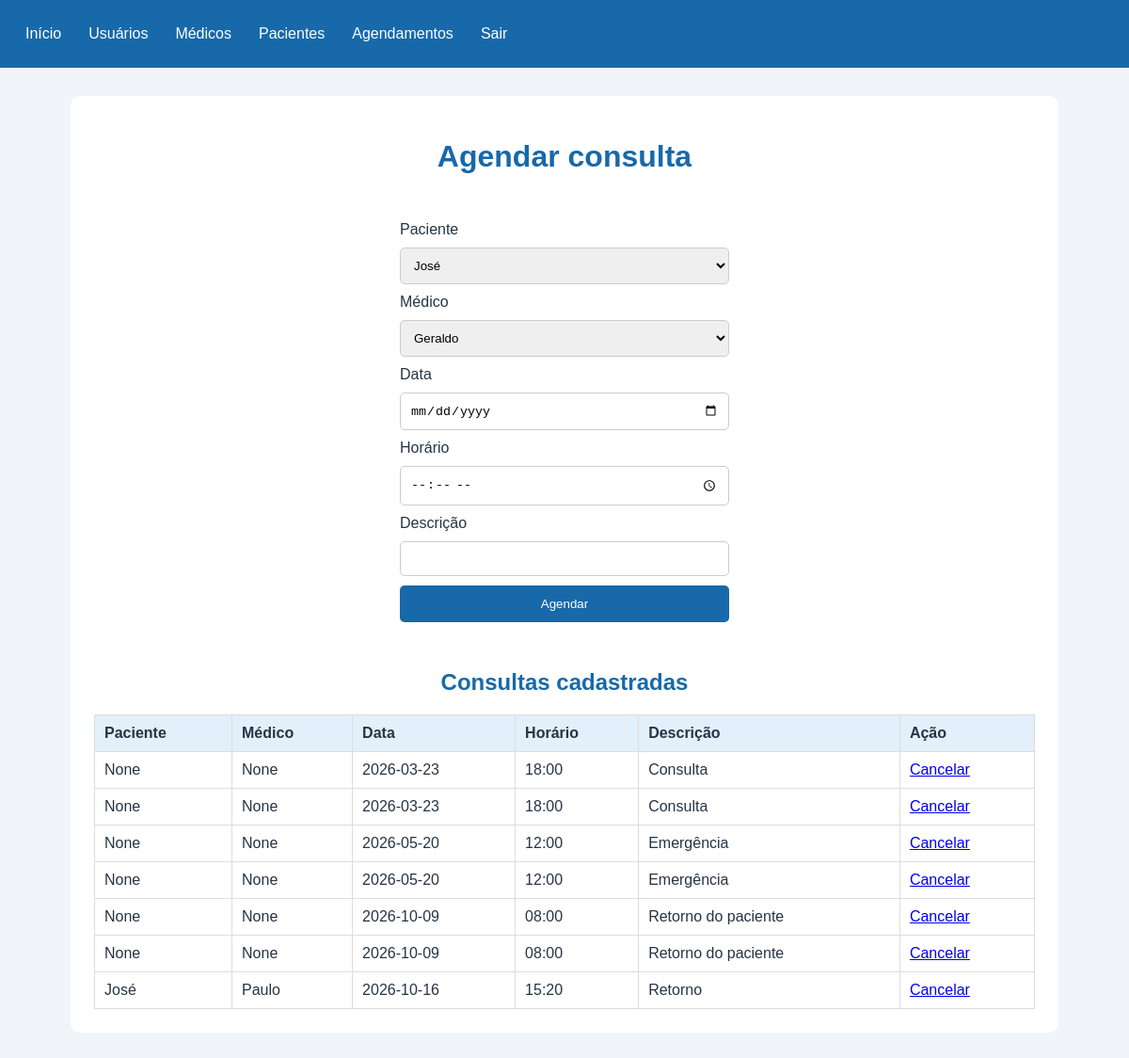
Page /agendamentos (signed in) on the committed database.
### tables this page shows
CREATE TABLE "agendamento" (
	"id_agendamento"	INTEGER,
	"id_paciente"	INTEGER,
	"id_medico"	INTEGER,
	"data_consulta"	date,
	"hora_consulta"	time,
	"observacao"	varchar(255),
	PRIMARY KEY("id_agendamento" AUTOINCREMENT),
	FOREIGN KEY("id_medico") REFERENCES "medico"("id_medico"),
	FOREIGN KEY("id_paciente") REFERENCES "paciente"("id_paciente")
);

CREATE TABLE "paciente" (
	"id_paciente"	INTEGER,
	"nome"	varchar(100),
	"cpf"	varchar(20),
	"data_nascimento"	date,
	"telefone"	varchar(45),
	"email"	varchar(120),
	PRIMARY KEY("id_paciente" AUTOINCREMENT)
);

CREATE TABLE "medico" (
	"id_medico"	INTEGER,
	"nome"	varchar(150),
	"crm"	varchar(45) NOT NULL,
	"especialidade"	varchar(60),
	"email"	varchar(120),
	PRIMARY KEY("id_medico" AUTOINCREMENT)
);

### app.py (the view, shortened to what this page needs)
@app.route("/agendamentos", methods=["GET", "POST"])
def agendamentos():
    if not esta_logado():
        return redirect("/")
    banco = conectar()
    erro = ""
    pacientes_lista = banco.execute(
        "SELECT * FROM paciente ORDER BY nome"
    ).fetchall()
    medicos_lista = banco.execute(
        "SELECT * FROM medico ORDER BY nome"
    ).fetchall()
    lista = banco.execute("""
        SELECT agendamento.*,
               paciente.nome AS nome_paciente,
               medico.nome AS nome_medico
        FROM agendamento
        LEFT JOIN paciente
            ON agendamento.id_paciente = paciente.id_paciente
        LEFT JOIN medico
            ON agendamento.id_medico = medico.id_medico
        ORDER BY agendamento.data_consulta,
                 agendamento.hora_consulta
    """).fetchall()
    banco.close()
    return render_template(
        "agendamentos.html",
        pacientes=pacientes_lista,
        medicos=medicos_lista,
        agendamentos=lista,
        erro=erro
    )

### app.py (called while the page is built)
def conectar():
    banco = sqlite3.connect(BANCO)
    banco.row_factory = sqlite3.Row
    banco.execute("PRAGMA foreign_keys = ON")
    return banco

def esta_logado():
    return "id_usuario" in session

### templates/agendamentos.html (shortened to what this page needs)
<!DOCTYPE html>
<html lang="pt-br">
<head>
    <link rel="stylesheet" href="{{ url_for('static', filename='style.css') }}">
</head>
<body>
    <nav class="menu">
        <a href="/painel">Início</a>
        <a href="/usuarios">Usuários</a>
        <a href="/medicos">Médicos</a>
        <a href="/pacientes">Pacientes</a>
        <a href="/agendamentos">Agendamentos</a>
        <a href="/sair">Sair</a>
    </nav>
    <main class="container">
        <h1>Agendar consulta</h1>
        <form method="POST">
            <label>Paciente</label>
            <select name="id_paciente" required>
                {% for paciente in pacientes %}
                    <option value="{{ paciente['id_paciente'] }}">
                        {{ paciente["nome"] }}
                    </option>
                {% endfor %}
            </select>
            <label>Médico</label>
            <select name="id_medico" required>
                {% for medico in medicos %}
                    <option value="{{ medico['id_medico'] }}">
                        {{ medico["nome"] }}
                    </option>
                {% endfor %}
            </select>
            <label>Data</label>
            <input type="date" name="data_consulta" required>
            <label>Horário</label>
            <input type="time" name="hora_consulta" required>
            <label>Descrição</label>
            <input name="observacao">
            <button type="submit">Agendar</button>
        </form>
        <h2>Consultas cadastradas</h2>
        <table>
            <tr>
                <th>Paciente</th>
                <th>Médico</th>
                <th>Data</th>
                <th>Horário</th>
                <th>Descrição</th>
                <th>Ação</th>
            </tr>
            {% for item in agendamentos %}
            <tr>
                <td>{{ item["nome_paciente"] }}</td>
                <td>{{ item["nome_medico"] }}</td>
                <td>{{ item["data_consulta"] }}</td>
                <td>{{ item["hora_consulta"] }}</td>
                <td>{{ item["observacao"] }}</td>
                <td>
                    <a href="/agendamentos/excluir/{{ item['id_agendamento'] }}"
                       onclick="return confirm('Deseja cancelar a consulta?')">
                        Cancelar
                    </a>
                </td>
            </tr>
            {% endfor %}
        </table>
    </main>
</body>
</html>

### static/style.css (style rules this page uses)
body { margin: 0; font-family: Arial, sans-serif; background-color: #f1f5f9; color: #263445; }
.container { width: 90%; max-width: 1000px; margin: 30px auto; padding: 25px; background-color: white; border-radius: 10px; }
h1, h2 { color: #1769aa; }
.menu { display: flex; flex-wrap: wrap; gap: 5px; padding: 15px; background-color: #1769aa; }
.menu a { padding: 12px; color: white; text-decoration: none; }
form { display: flex; flex-direction: column; gap: 10px; margin: 20px 0; }
input, select { padding: 10px; border: 1px solid #ccc; border-radius: 5px; }
button { padding: 12px; border: none; border-radius: 5px; background-color: #1769aa; color: white; cursor: pointer; }
table { width: 100%; border-collapse: collapse; margin-top: 20px; }
th, td { padding: 10px; border: 1px solid #ddd; text-align: left; }
th { background-color: #e3effa; }
form { max-width: 350px; margin: 50px auto; }
input { width: 100%; box-sizing: border-box; }
h1, h2 { text-align: center; }

### rows in the picture
agendamento: nome_paciente "None", nome_medico "None", data_consulta "2026-03-23", hora_consulta "18:00", observacao "Consulta"
agendamento: nome_paciente "None", nome_medico "None", data_consulta "2026-03-23", hora_consulta "18:00", observacao "Consulta"
agendamento: nome_paciente "None", nome_medico "None", data_consulta "2026-05-20", hora_consulta "12:00", observacao "Emergência"
agendamento: nome_paciente "None", nome_medico "None", data_consulta "2026-05-20", hora_consulta "12:00", observacao "Emergência"
agendamento: nome_paciente "None", nome_medico "None", data_consulta "2026-10-09", hora_consulta "08:00", observacao "Retorno do paciente"
agendamento: nome_paciente "None", nome_medico "None", data_consulta "2026-10-09", hora_consulta "08:00", observacao "Retorno do paciente"
agendamento: nome_paciente "José", nome_medico "Paulo", data_consulta "2026-10-16", hora_consulta "15:20", observacao "Retorno"

### other values in the picture
form field id_paciente "José"
form field id_medico "Geraldo"
